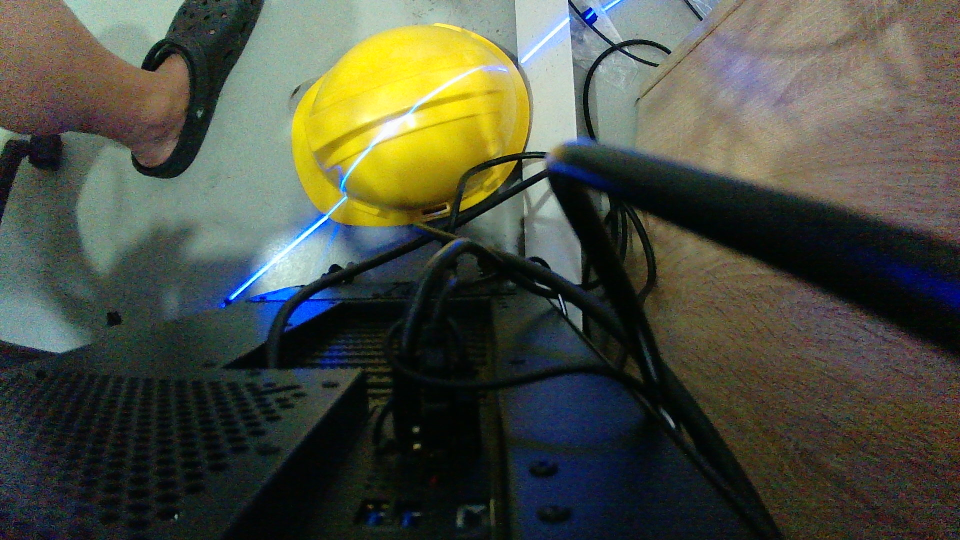
#> input picture data/eval/cam_snaps/snap_20261030_115403.png, 1920 x 1080 px, found by its file name (shown at 1/2 size)
$ python annotate.py
#> lines starting #> are read from the running program, lines starting #| are printed output that depends on the picture
#!/usr/bin/env python3
"""Hand-label laser-stripe centre lines on full-resolution frames.

Usage:  python3 annotate.py [--src ~/cam_snaps] [--out ~/Downloads/stripe_results/hand_labels] [--frames a.png b.png ...]

Mouse : left click = add point | right click = undo last point | wheel = zoom at cursor
Keys  : b = break (start a new segment, use it where the stripe is hidden/absent)
        u = undo last point        c = clear this frame
        n / m = next / previous frame (auto-saves)
        w a s d (or i j k l) = pan   + / - = zoom   r = reset view
        g = toggle brightness boost  h = toggle point display   q = save and quit

Labelling rule: click the CENTRE LINE of the stripe's bright core (not the blue halo), about every
10-30 px at zoom >= 3. Where the stripe is not visible, do not click; press b to break the line.
Coordinates are saved in original-image pixel units (pixel centre = integer), one JSON per frame.
"""
import argparse, json, os
import numpy as np, cv2

DEFAULT_FRAMES = ["snap_20261030_115403", "snap_20261030_115425", "snap_20261030_115434",
                  "snap_20261030_115439", "snap_20261030_115443", "snap_20261030_115458",
                  "snap_20261030_115503", "snap_20261030_115507"]
VW, VH = 1600, 900
WIN = "annotate"


class View:
    def __init__(self, W, H):
        self.W, self.H = W, H
        self.base = min(VW / W, VH / H)
        self.reset()

    def reset(self):
        self.z, self.cx, self.cy = 1.0, self.W / 2, self.H / 2

    @property
    def scale(self):
        return self.base * self.z

    def to_img(self, sx, sy):
        s = self.scale
        return (sx - VW / 2) / s + self.cx, (sy - VH / 2) / s + self.cy

    def to_screen(self, x, y):
        s = self.scale
        return (x - self.cx) * s + VW / 2, (y - self.cy) * s + VH / 2

    def zoom_at(self, sx, sy, f):
        x, y = self.to_img(sx, sy)
        self.z = float(np.clip(self.z * f, 1.0, 40.0))
        s = self.scale
        self.cx, self.cy = x - (sx - VW / 2) / s, y - (sy - VH / 2) / s

    def pan(self, dx, dy):
        self.cx += dx / self.scale; self.cy += dy / self.scale


def render(img, view, segs, boost=True, show=True, header=""):
    s = view.scale
    M = np.array([[s, 0, VW / 2 - view.cx * s], [0, s, VH / 2 - view.cy * s]], np.float32)
    src = img
    if boost:
        src = np.clip(255.0 * (img / 255.0) ** 0.6 * 1.2, 0, 255).astype(np.uint8)
    interp = cv2.INTER_NEAREST if s >= 4 else cv2.INTER_LINEAR
    out = cv2.warpAffine(src, M, (VW, VH), flags=interp, borderMode=cv2.BORDER_CONSTANT)
    if show:
        for k, seg in enumerate(segs):
            pts = [view.to_screen(x, y) for x, y in seg]
            col = (0, 0, 255) if k % 2 == 0 else (0, 200, 255)
            for a, b in zip(pts[:-1], pts[1:]):
                cv2.line(out, (int(a[0]), int(a[1])), (int(b[0]), int(b[1])), col, 1, cv2.LINE_AA)
            for p in pts:
                cv2.circle(out, (int(p[0]), int(p[1])), 3, col, 1, cv2.LINE_AA)
    cv2.rectangle(out, (0, 0), (VW, 26), (0, 0, 0), -1)
    cv2.putText(out, header, (8, 19), cv2.FONT_HERSHEY_SIMPLEX, 0.55, (255, 255, 255), 1, cv2.LINE_AA)
    return out


def load(path_json):
    if os.path.exists(path_json):
        return [[tuple(p) for p in seg] for seg in json.load(open(path_json))["segments"]]
    return [[]]


def save(path_json, name, W, H, segs):
    segs = [[(round(float(x), 2), round(float(y), 2)) for x, y in s] for s in segs if len(s) > 0]
    json.dump(dict(image=name, width=W, height=H, segments=segs), open(path_json, "w"))


def main():
    ap = argparse.ArgumentParser()
    ap.add_argument("--src", default=os.path.expanduser("~/cam_snaps"))
    ap.add_argument("--out", default=os.path.expanduser("~/Downloads/stripe_results/hand_labels"))
    ap.add_argument("--frames", nargs="*", default=DEFAULT_FRAMES)
    a = ap.parse_args()
    os.makedirs(a.out, exist_ok=True)
    names = [os.path.splitext(os.path.basename(f))[0] for f in a.frames]
    st = dict(i=0, boost=True, show=True, mouse=(VW // 2, VH // 2))

    def open_frame(i):
        n = names[i]
        img = cv2.imread(os.path.join(a.src, n + ".png"))
        if img is None:
            raise SystemExit(f"cannot read {a.src}/{n}.png")
        st.update(i=i, name=n, img=img, view=View(img.shape[1], img.shape[0]),
                  segs=load(os.path.join(a.out, n + ".json")))

    def do_save():
        save(os.path.join(a.out, st["name"] + ".json"), st["name"], st["img"].shape[1], st["img"].shape[0], st["segs"])

    def on_mouse(ev, x, y, flags, _):
        st["mouse"] = (x, y)
        if ev == cv2.EVENT_LBUTTONDOWN:
            st["segs"][-1].append(st["view"].to_img(x, y)); do_save()
        elif ev == cv2.EVENT_RBUTTONDOWN:
            undo()
        elif ev == cv2.EVENT_MOUSEWHEEL:
            st["view"].zoom_at(x, y, 1.25 if flags > 0 else 0.8)

    def undo():
        if not st["segs"][-1] and len(st["segs"]) > 1:
            st["segs"].pop()
        if st["segs"][-1]:
            st["segs"][-1].pop()
        do_save()

    open_frame(0)
#> in open_frame, img is the input picture: shape (1080, 1920, 3); mean B, G, R 65.8, 79.3, 75.9
    cv2.namedWindow(WIN, cv2.WINDOW_AUTOSIZE)
    cv2.setMouseCallback(WIN, on_mouse)
    while True:
        npts = sum(len(s) for s in st["segs"])
#> npts = 0
        hdr = f"[{st['i'] + 1}/{len(names)}] {st['name']}   points {npts}  segments {sum(1 for s in st['segs'] if s)}   zoom {st['view'].z:.1f}x   (n/m frame, b break, u undo, q quit)"
        cv2.imshow(WIN, render(st["img"], st["view"], st["segs"], st["boost"], st["show"], hdr))
#> in render, `src = np.clip(255.0 * (img / 255.0) ** 0.6 * 1.2, 0, 255).astype(np.ui..`:
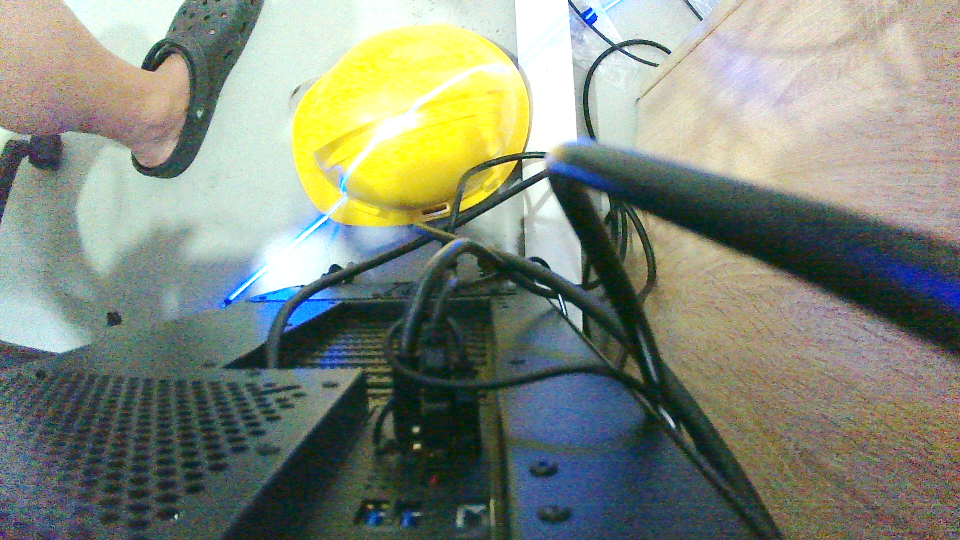
#> src: shape (1080, 1920, 3) (shown at 1/2 size); mean B, G, R 122.4, 136.9, 129.5
#> in render, `cv2.putText(out, header, (8, 19), cv2.FONT_HERSHEY_SIMPLEX, 0.55, (255..`:
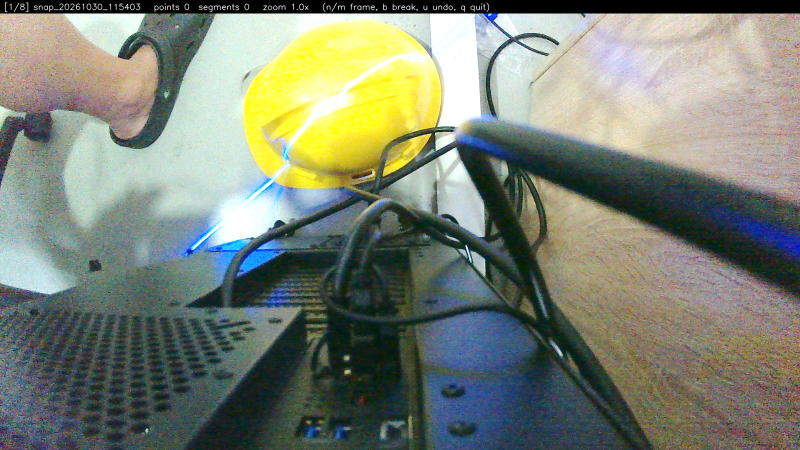
#> out: shape (900, 1600, 3) (shown at 1/2 size); mean B, G, R 116.6, 130.8, 123.7
        k = cv2.waitKey(30) & 0xFF
#> (key Esc is pressed here)
        v = st["view"]; step = 60
        if k == 255:
            continue
        c = chr(k) if 32 <= k < 127 else ""
#> c = ''
        if c == "q":
            do_save(); break
        elif c == "b" and st["segs"][-1]:
            st["segs"].append([]); do_save()
        elif c == "u":
            undo()
        elif c == "c":
            st["segs"] = [[]]; do_save()
        elif c == "n" and st["i"] < len(names) - 1:
            do_save(); open_frame(st["i"] + 1)
        elif c == "m" and st["i"] > 0:
            do_save(); open_frame(st["i"] - 1)
        elif c in ("w", "i"): v.pan(0, -step)
        elif c in ("s", "k"): v.pan(0, step)
        elif c in ("a", "j"): v.pan(-step, 0)
        elif c in ("d", "l"): v.pan(step, 0)
        elif c in ("+", "="): v.zoom_at(*st["mouse"], 1.25)
        elif c == "-": v.zoom_at(*st["mouse"], 0.8)
        elif c == "r": v.reset()
        elif c == "g": st["boost"] = not st["boost"]
        elif c == "h": st["show"] = not st["show"]
    cv2.destroyAllWindows()
    print("saved to", a.out)


if __name__ == "__main__":
    main()
